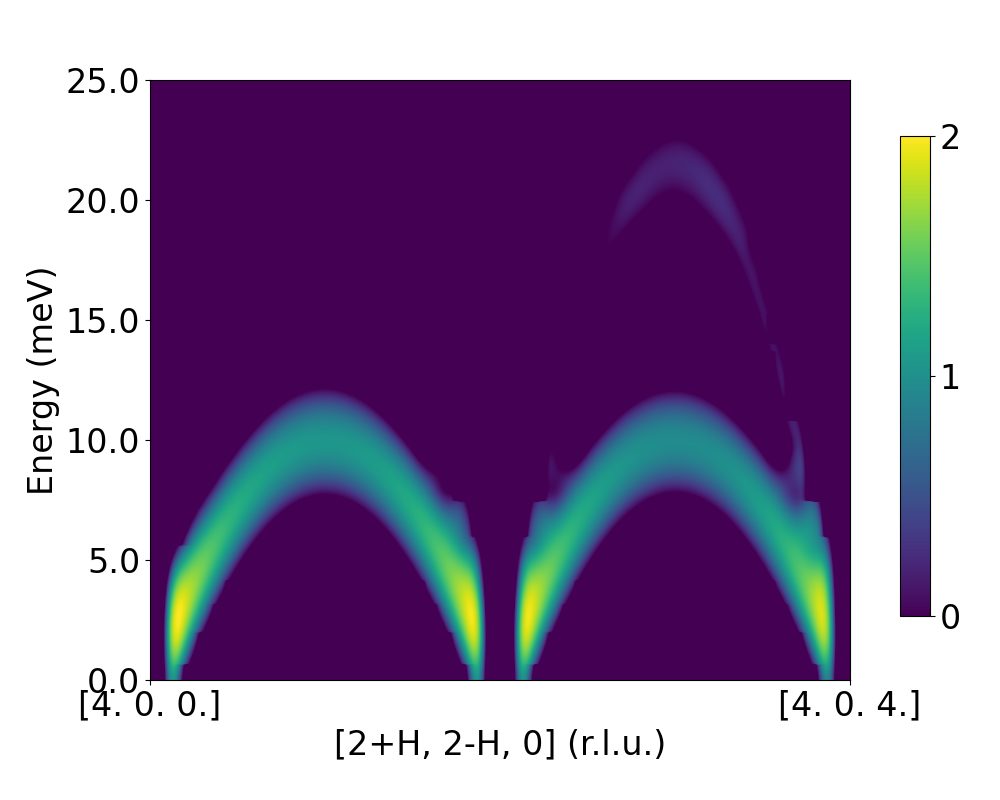

Recreate this plot in Python.
#!/home/xing/Downloads/software/anaconda3/bin/python3
import time
import numpy as np
from phonopy import load
from phonopy.spectrum.dynamic_structure_factor import atomic_form_factor_WK1995
import matplotlib.pyplot as plt
import matplotlib
from matplotlib import colors
from matplotlib.colors import ListedColormap
import scipy
from scipy import ndimage
from matplotlib import ticker
from constants import THz2meV
import scipy.linalg

plt.rcParams.update({'font.size':24})
start = time.time()

#### START OF USER INPUTS #####
primitive_cell = [[1,0,0],[0,1,0],[0,0,1]]
supercell = [2,2,2]
### Use either FORCE_SETS or FORCE_CONSTANTS ### 
forcesets_file = None
forceconstants_file = 'FORCE_CONSTANTS' 
## Q and E inputs ##
Q_start = np.array([4.00,0,0]) 
Q_end = np.array([4.00,0,4]) 
Q_steps = 81
Temperature = 300
# Neutron coherent scattering length can be found at https://www.ncnr.nist.gov/resources/n-lengths/
coh_scatter_length ={'Na': 3.63, 'Cl': 9.5770}
E_min = 0
E_max = 25
E_step = 0.02
xlabels = '[2+H, 2-H, 0] (r.l.u.)'
savefigas = '2+H_2-H_sqe.png'
colormax = 2
colormin = 0
e_resolution = 50 ## unit of E_step
num_ybins = 6 ## number of yticks 
## save txt ##
savetxt_as = 'temp_sqe.txt'

#### END OF USER INPUTS ####

## The script below are mainly copied from Phonopy website
## But I changed something to make it output Q and SQE for plotting
def get_AFF_func(f_params):
    def func(symbol, Q):
        return atomic_form_factor_WK1995(Q, f_params[symbol])
    return func

def run(phonon,
        Qpoints,
        temperature,
        atomic_form_factor_func=None,
        scattering_lengths=None):
    # Transformation to the Q-points in reciprocal primitive basis vectors
    Q_prim = np.dot(Qpoints, phonon.primitive_matrix)
    # Q_prim must be passed to the phonopy dynamical structure factor code.
    phonon.run_dynamic_structure_factor(
        Q_prim,
        temperature,
        atomic_form_factor_func=atomic_form_factor_func,
        scattering_lengths=scattering_lengths,
        freq_min=1e-3)
    dsf = phonon.dynamic_structure_factor
    q_cartesian = np.dot(dsf.qpoints,
                         np.linalg.inv(phonon.primitive.get_cell()).T)
    distances = np.sqrt((q_cartesian ** 2).sum(axis=1))

    #Comment out original prints. They write what are what
    #print("# [1] Distance from Gamma point,")
    #print("# [2-4] Q-points in cubic reciprocal space, ")
    #print("# [5-8] 4 band frequencies in meV (becaues of degeneracy), ")
    #print("# [9-12] 4 dynamic structure factors.")
    #print("# For degenerate bands, dynamic structure factors are summed.")
    #print("")

    Qpoints = np.array(Qpoints)
    #print (dsf.frequencies.shape)
    #print (dsf.dynamic_structure_factors.shape)
    # Use as iterator
    #for i in range(len(dsf.frequencies.shape[0])):
    #    SandE = []
    #    for j in range(len(dsf.frequencies.shape[1])):
    #        SandE.append([dsf.frequencies[i,j],Qpoints[i],dsf.dynamic_structure_factors[i,j]])

    SandE = np.array([dsf.frequencies,dsf.dynamic_structure_factors])
    return SandE


if __name__ == '__main__':
    phonon = load(supercell_matrix=supercell,
                  primitive_matrix=primitive_cell,
                  unitcell_filename="POSCAR",
                  force_sets_filename=forcesets_file,
                  force_constants_filename=forceconstants_file
                  )

    q_start = Q_start
    q_end = Q_end
    band = []
    Qpoints = []

    for i in range(Q_steps+1):
        band.append(list(q_start+(q_end-q_start)/Q_steps*i))
    Qpoints = band
    ### To avoid DW singularity at Q=[0,0,0]
    Qpoints_abs = scipy.linalg.norm(Qpoints,axis=1)
    zero_index = np.where(Qpoints_abs==0)[0]
    if zero_index.shape[0] !=0:
        Qpoints[zero_index[0]] = np.array([1e-6,1e-6,1e-6])
    #print (Qpoints)

    # Mesh sampling phonon calculation is needed for Debye-Waller factor.
    # This must be done with is_mesh_symmetry=False and with_eigenvectors=True.
    mesh = [11, 11, 11]
    phonon.run_mesh(mesh,
                    is_mesh_symmetry=False, # symmetry must be off
                    with_eigenvectors=True) # eigenvectors must be true
    temperature = Temperature

    IXS = False

    if IXS:
        # For IXS, atomic form factor is needed and given as a function as
        # a parameter.
        # D. Waasmaier and A. Kirfel, Acta Cryst. A51, 416 (1995)
        # f(Q) = \sum_i a_i \exp((-b_i Q^2) + c
        # Q is in angstron^-1
        # a1, b1, a2, b2, a3, b3, a4, b4, a5, b5, c
        f_params = {'Na': [3.148690, 2.594987, 4.073989, 6.046925,
                           0.767888, 0.070139, 0.995612, 14.1226457,
                           0.968249, 0.217037, 0.045300],  # 1+
                    'Cl': [1.061802, 0.144727, 7.139886, 1.171795,
                           6.524271, 19.467656, 2.355626, 60.320301,
                           35.829404, 0.000436, -34.916604]}  # 1-
        AFF_func = get_AFF_func(f_params)
        run(phonon,
            Qpoints,
            temperature,
            atomic_form_factor_func=AFF_func)
    else:
        # For INS, scattering length has to be given.
        # The following values is obtained at (Coh b)
        # https://www.nist.gov/ncnr/neutron-scattering-lengths-list
        output = run(phonon,
                     Qpoints,
                     temperature,
                     scattering_lengths=coh_scatter_length) # At this point, we need to input coh scattering length manually. But it's good for isotopes.
        
    ## output has shape as (2,len(Qpoints),branches), the [0,:,:] is for frequency and the [1,:,:] is for SQE; The frequency is in THz unit
    for i in range(len(Qpoints)):
        output[0,i,:] *= THz2meV

    ## Resolution for energy and Q ##
    def Gauss(evalues,qvalues,ecenter,qcenter,sigmae,sigmaq):
        Ne = 1.0/np.sqrt(2*np.pi*sigmae**2)
        Nq = 1.0/np.sqrt(2*np.pi*sigmaq**2)
        delta_q = qvalues-qcenter
        q_square = np.dot(delta_q,delta_q)
        print (evalues.shape,ecenter.shape,q_square.shape)
        Res = Ne*np.exp(-(evalues-ecenter)**2/(2*sigmae**2))*Nq*np.exp(-(q_square)/(2*sigmaq**2))
        return Res

    ## Bin the SQE ##
    MinimumEnergy = E_min
    MaximumEnergy = E_max
    EnergyStep = E_step
    deltae = EnergyStep 
    ne = int(1 + (MaximumEnergy - MinimumEnergy)/EnergyStep)
    Evec = [MinimumEnergy,EnergyStep,ne, MaximumEnergy]
    evalues = np.arange(E_min,ne*deltae+deltae,deltae)    

    nql = Q_steps 
    BinnedSQE=np.zeros((int(nql),int(ne)))

    ntotal = 0

    # Energy binning
    #for ih in range(nql): # qpoints
    #    for j in range(len(output[0,0,:])): # branche
    #        EIndex=int(round(output[0][ih][j]/deltae))
    #        if EIndex < ne :
    #            BinnedSQE[ih,EIndex] += output[1][ih][j]
                #ntotal=ntotal+1
                #if (ntotal%1000==0):#print status only every 1000 points
                #    print (ntotal,' of ',nqtot,' ',ntotal*100.0/nqtot,' percent')
    
    # Energy binning with convolution
    for ih in range(nql): # qpoints
        for j in range(len(output[0,0,:])): # branch
            EIndex=int(round(output[0][ih][j]/deltae))
            if EIndex < ne :
                BinnedSQE[ih,EIndex] += output[1][ih][j]
        BinnedSQE[ih,:] = ndimage.gaussian_filter(BinnedSQE[ih,:],e_resolution)

    mapName = 'viridis'
    zeromask = np.where(BinnedSQE == 0.0)
    BinnedSQE[zeromask] = 1e-6
    np.savetxt(savetxt_as,BinnedSQE.T)

    plotVals = np.log10(BinnedSQE.T)
    #####
    #plotVals = pl.log10(BinnedSQE.T)
    norm=colors.Normalize(np.min(plotVals),np.max(plotVals))
    figure, ax = plt.subplots(figsize=(10,8))

    im = ax.imshow(plotVals,
               #extent=(xmin,xmax,ymin,ymax),
               aspect='auto',
               interpolation='bicubic',
               #norm=norm,
               vmin = colormin,
               vmax = colormax,
               cmap=mapName)

    xpos = np.linspace(0,nql-1,6)
    q_range = q_end-q_start
    index = np.nonzero(q_range)
    x_max = q_range[index[0][0]]
    #xticks = np.linspace(0,x_max,6)
    #fmt = lambda x: "{:.2f}".format(x) # the function to only keep two digits
    #ax.set_xticks(xpos)
    #ax.set_xticklabels([fmt(i) for i in xticks])
    ax.set_xticks([0,nql-1])
    ax.set_xticklabels([q_start,q_end])
 
    ybin_num = num_ybins
    ypos = np.linspace(0,ne,ybin_num)
    yticks = np.linspace(MinimumEnergy,MaximumEnergy,ybin_num)
    fmt = lambda x: "{:.1f}".format(x) # the function to only keep two digits
    ax.set_yticks(ypos)
    ax.set_yticklabels([fmt(i) for i in yticks])

    ax.set_xlim(0,nql-1)
    ax.set_ylim(0,ne)

    ax.set_xlabel(xlabels)
    ax.set_ylabel('Energy (meV)')

    cbaxes = figure.add_axes([0.90, 0.23, 0.03, 0.6])
    cb2 = figure.colorbar(im,cax=cbaxes,orientation = 'vertical')
    tick_locator = ticker.MaxNLocator(nbins=int((colormax-colormin)//1))
    cb2.locator = tick_locator
    cb2.update_ticks()

    plt.subplots_adjust(left=0.15,right = 0.85,bottom = 0.15, top = 0.9, wspace = 0.15,hspace=0.1)
    plt.savefig(savefigas)

    end3 = time.time()
    print ('Total time: %f seconds'%(end3 - start))
